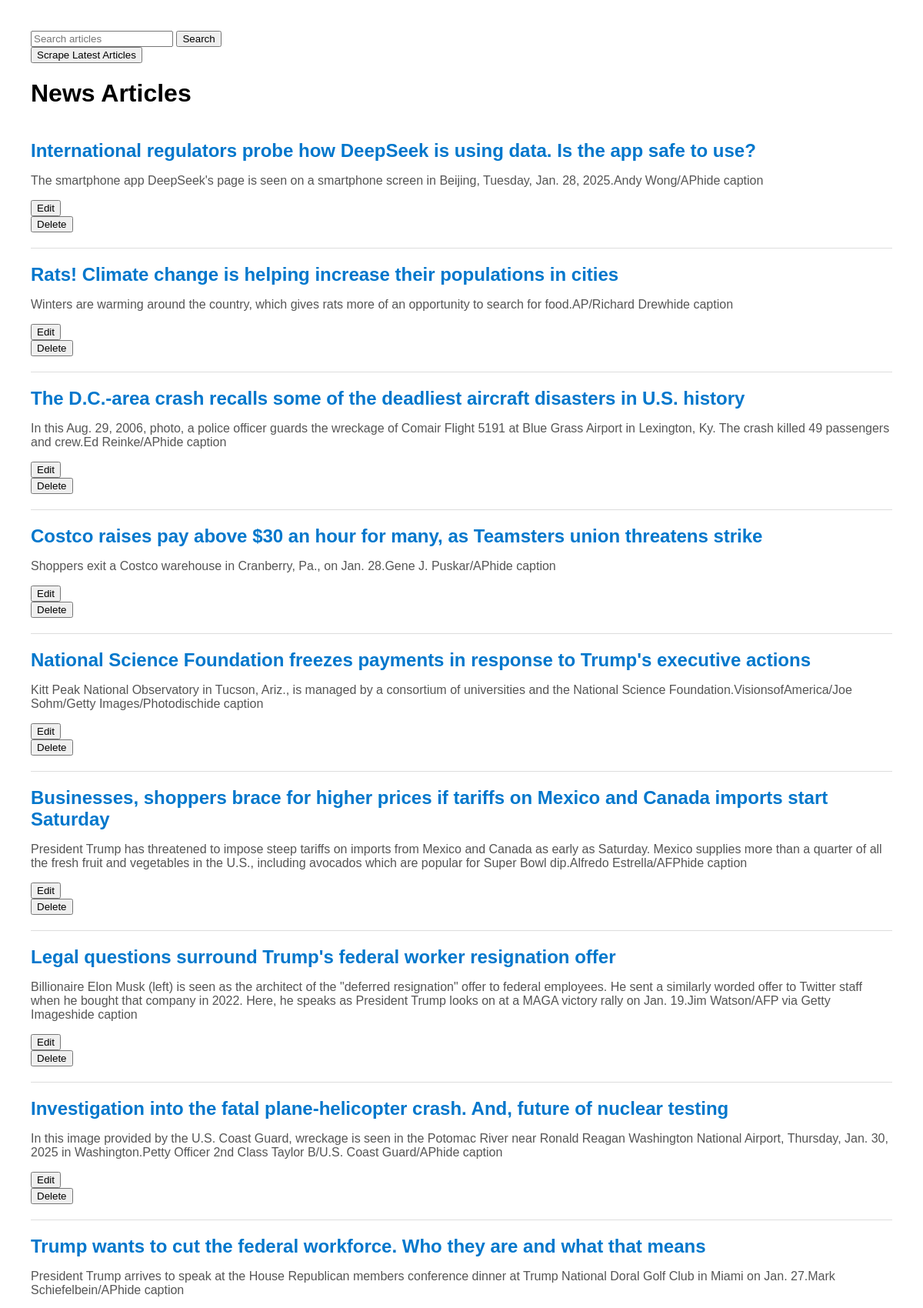
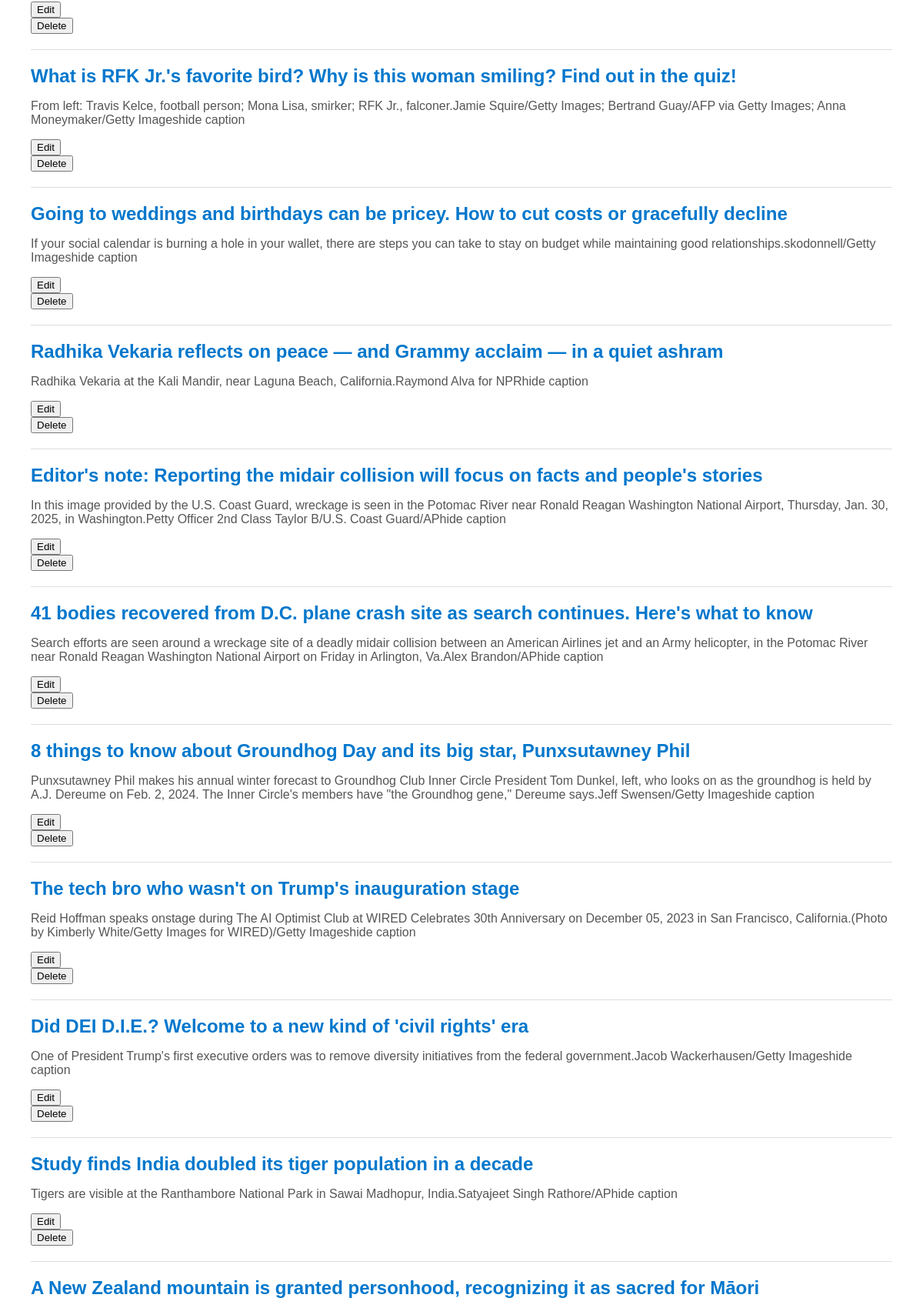
The page / (upper part) on the database its author committed (2 pictures, top to bottom).
### models.py (models this page shows)
class NewsArticle(Base): # New class that inherits from Base to map to database table
    __tablename__ = 'news_articles' # Specifies name of database table
    id = Column(Integer, primary_key=True)  # Defines column named id which is an integer and primary key
    headline = Column(String, nullable=False) # Defines column to store strings for article headlines
    summary = Column(String, nullable=True) # Defines column to store strings for summary of the articles
    link = Column(String, nullable=False) # Defines column to store strings for urls of the articles

### app.py (the view)
@app.route('/')
def index():
    session.expire_all() # Ensures the session fetches fresh data
    news_articles = session.query(NewsArticle).all()
    return render_template('index.html', articles=news_articles)

### app.py (called while the page is built)
@app.before_request
def refresh_session():
    session.close()  # Rollback any pending transactions
    session.expire_all()  # Ensure fresh data is loaded

### templates/index.html (shortened to what this page needs)
<!DOCTYPE html>
<html lang="en">
<head>
</head>
<body>
    <form action="/search" method="GET">
        <input type="text" name="query" placeholder="Search articles">
        <button type="submit">Search</button>
    </form>
    <form action="/scrape" method="POST">
        <button type="submit">Scrape Latest Articles</button>
    </form>
    <h1><a href="/" style="text-decoration: none; color: inherit;">News Articles</a></h1>
    {% for article in articles %}
    <div class="news-article">
        <h2><a href="{{ article.link }}" target="_blank">{{ article.headline }}</a></h2>
        <p>{{ article.summary }}</p>
        <form action="/edit/{{ article.id }}" method="GET">
            <button type="submit">Edit</button>
        </form>
        <form action="/delete/{{ article.id }}" method="POST" onsubmit="return confirm('Are you sure?');">
            <button type="submit">Delete</button>
        </form>
    </div>
    {% endfor %}
</body>
</html>

### templates/index.html (style rules this page uses)
body { font-family: Arial, sans-serif; margin: 40px; }
.news-article { border-bottom: 1px solid #ddd; padding: 20px 0; }
h2 { margin: 0; font-size: 24px; }
p { color: #555; }
a { text-decoration: none; color: #0077cc; }

### rows shown on the page
NewsArticle: headline "International regulators probe how DeepSeek is using data. Is the app safe to use?", summary "The smartphone app DeepSeek's page is seen on a smartphone screen in Beijing, Tuesday, Jan. 28, 2025.Andy Wong/APhide caption"
NewsArticle: headline "Rats! Climate change is helping increase their populations in cities", summary "Winters are warming around the country, which gives rats more of an opportunity to search for food.AP/Richard Drewhide caption"
NewsArticle: headline "The D.C.-area crash recalls some of the deadliest aircraft disasters in U.S. history", summary "In this Aug. 29, 2006, photo, a police officer guards the wreckage of Comair Flight 5191 at Blue Grass Airport in Lexington, Ky. The crash killed 49 passengers and crew.Ed Reinke/APhide caption"
NewsArticle: headline "Costco raises pay above $30 an hour for many, as Teamsters union threatens strike", summary "Shoppers exit a Costco warehouse in Cranberry, Pa., on Jan. 28.Gene J. Puskar/APhide caption"
NewsArticle: headline "National Science Foundation freezes payments in response to Trump's executive actions", summary "Kitt Peak National Observatory in Tucson, Ariz., is managed by a consortium of universities and the National Science Foundation.VisionsofAmerica/Joe Sohm/Getty Images/Photodischide caption"
NewsArticle: headline "Businesses, shoppers brace for higher prices if tariffs on Mexico and Canada imports start Saturday", summary "President Trump has threatened to impose steep tariffs on imports from Mexico and Canada as early as Saturday. Mexico supplies more than a quarter of all the fresh fruit and vegetables in the U.S., including avocados which are popular for Super Bowl dip.Alfredo Estrella/AFPhide caption"
NewsArticle: headline "Legal questions surround Trump's federal worker resignation offer", summary "Billionaire Elon Musk (left) is seen as the architect of the \"deferred resignation\" offer to federal employees. He sent a similarly worded offer to Twitter staff when he bought that company in 2022. Here, he speaks as President Trump looks on at a MAGA victory rally on Jan. 19.Jim Watson/AFP via Getty Imageshide caption"
NewsArticle: headline "Investigation into the fatal plane-helicopter crash. And, future of nuclear testing", summary "In this image provided by the U.S. Coast Guard, wreckage is seen in the Potomac River near Ronald Reagan Washington National Airport, Thursday, Jan. 30, 2025 in Washington.Petty Officer 2nd Class Taylor B/U.S. Coast Guard/APhide caption"
NewsArticle: headline "Trump wants to cut the federal workforce. Who they are and what that means", summary "President Trump arrives to speak at the House Republican members conference dinner at Trump National Doral Golf Club in Miami on Jan. 27.Mark Schiefelbein/APhide caption"
NewsArticle: headline "What is RFK Jr.'s favorite bird? Why is this woman smiling? Find out in the quiz!", summary "From left: Travis Kelce, football person; Mona Lisa, smirker; RFK Jr., falconer.Jamie Squire/Getty Images; Bertrand Guay/AFP via Getty Images; Anna Moneymaker/Getty Imageshide caption"
NewsArticle: headline "Going to weddings and birthdays can be pricey. How to cut costs or gracefully decline", summary "If your social calendar is burning a hole in your wallet, there are steps you can take to stay on budget while maintaining good relationships.skodonnell/Getty Imageshide caption"
NewsArticle: headline "Radhika Vekaria reflects on peace — and Grammy acclaim — in a quiet ashram", summary "Radhika Vekaria at the Kali Mandir, near Laguna Beach, California.Raymond Alva for NPRhide caption"
NewsArticle: headline "Editor's note: Reporting the midair collision will focus on facts and people's stories", summary "In this image provided by the U.S. Coast Guard, wreckage is seen in the Potomac River near Ronald Reagan Washington National Airport, Thursday, Jan. 30, 2025, in Washington.Petty Officer 2nd Class Taylor B/U.S. Coast Guard/APhide caption"
NewsArticle: headline "41 bodies recovered from D.C. plane crash site as search continues. Here's what to know", summary "Search efforts are seen around a wreckage site of a deadly midair collision between an American Airlines jet and an Army helicopter, in the Potomac River near Ronald Reagan Washington National Airport on Friday in Arlington, Va.Alex Brandon/APhide caption"
NewsArticle: headline "8 things to know about Groundhog Day and its big star, Punxsutawney Phil", summary "Punxsutawney Phil makes his annual winter forecast to Groundhog Club Inner Circle President Tom Dunkel, left, who looks on as the groundhog is held by A.J. Dereume on Feb. 2, 2024. The Inner Circle's members have \"the Groundhog gene,\" Dereume says.Jeff Swensen/Getty Imageshide caption"
NewsArticle: headline "The tech bro who wasn't on Trump's inauguration stage", summary "Reid Hoffman speaks onstage during The AI Optimist Club at WIRED Celebrates 30th Anniversary on December 05, 2023 in San Francisco, California.(Photo by Kimberly White/Getty Images for WIRED)/Getty Imageshide caption"
NewsArticle: headline "Did DEI D.I.E.? Welcome to a new kind of 'civil rights' era", summary "One of President Trump's first executive orders was to remove diversity initiatives from the federal government.Jacob Wackerhausen/Getty Imageshide caption"
NewsArticle: headline "Study finds India doubled its tiger population in a decade", summary "Tigers are visible at the Ranthambore National Park in Sawai Madhopur, India.Satyajeet Singh Rathore/APhide caption"
NewsArticle: headline "A New Zealand mountain is granted personhood, recognizing it as sacred for Māori"
